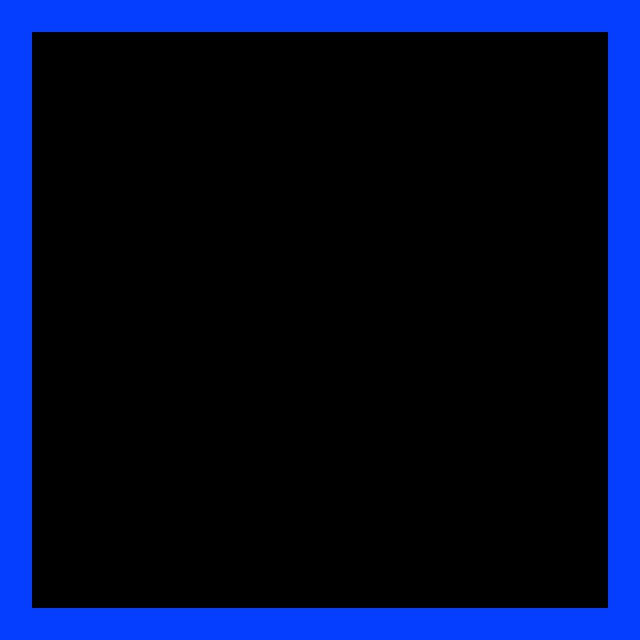

This is a level from a 2D game, rendered from its Tiled map with the project's own tilesets. A one-line summary and the complete map file follow:
An orthogonal 20x20 tile map with 32x32 px tiles, 1 tile layer (paredes).

<map version="1.5" tiledversion="1.7.2" orientation="orthogonal" renderorder="right-down" width="20" height="20" tilewidth="32" tileheight="32" infinite="0" nextlayerid="2" nextobjectid="1">
 <tileset firstgid="1" name="spritesheet_ball" tilewidth="32" tileheight="32" tilecount="8" columns="4">
  <image source="../sprites/spritesheet_ball.png" width="128" height="64" />
  <tile id="0">
   <properties>
    <property name="collision" type="bool" value="true" />
   </properties>
  </tile>
  <tile id="1">
   <properties>
    <property name="collision" type="bool" value="true" />
   </properties>
  </tile>
  <tile id="2">
   <properties>
    <property name="collision" type="bool" value="true" />
   </properties>
  </tile>
  <tile id="3">
   <properties>
    <property name="collision" type="bool" value="true" />
   </properties>
  </tile>
  <tile id="4">
   <properties>
    <property name="collision" type="bool" value="true" />
   </properties>
  </tile>
  <tile id="5">
   <properties>
    <property name="collision" type="bool" value="true" />
   </properties>
  </tile>
  <tile id="6">
   <properties>
    <property name="collision" type="bool" value="true" />
   </properties>
  </tile>
  <tile id="7">
   <properties>
    <property name="collision" type="bool" value="true" />
   </properties>
  </tile>
 </tileset>
 <layer id="1" name="paredes" width="20" height="20">
  <data encoding="csv">
6,6,6,6,6,6,6,6,6,6,6,6,6,6,6,6,6,6,6,6,
6,0,0,0,0,0,0,0,0,0,0,0,0,0,0,0,0,0,0,6,
6,0,0,0,0,0,0,0,0,0,0,0,0,0,0,0,0,0,0,6,
6,0,0,0,0,0,0,0,0,0,0,0,0,0,0,0,0,0,0,6,
6,0,0,0,0,0,0,0,0,0,0,0,0,0,0,0,0,0,0,6,
6,0,0,0,0,0,0,0,0,0,0,0,0,0,0,0,0,0,0,6,
6,0,0,0,0,0,0,0,0,0,0,0,0,0,0,0,0,0,0,6,
6,0,0,0,0,0,0,0,0,0,0,0,0,0,0,0,0,0,0,6,
6,0,0,0,0,0,0,0,0,0,0,0,0,0,0,0,0,0,0,6,
6,0,0,0,0,0,0,0,0,0,0,0,0,0,0,0,0,0,0,6,
6,0,0,0,0,0,0,0,0,0,0,0,0,0,0,0,0,0,0,6,
6,0,0,0,0,0,0,0,0,0,0,0,0,0,0,0,0,0,0,6,
6,0,0,0,0,0,0,0,0,0,0,0,0,0,0,0,0,0,0,6,
6,0,0,0,0,0,0,0,0,0,0,0,0,0,0,0,0,0,0,6,
6,0,0,0,0,0,0,0,0,0,0,0,0,0,0,0,0,0,0,6,
6,0,0,0,0,0,0,0,0,0,0,0,0,0,0,0,0,0,0,6,
6,0,0,0,0,0,0,0,0,0,0,0,0,0,0,0,0,0,0,6,
6,0,0,0,0,0,0,0,0,0,0,0,0,0,0,0,0,0,0,6,
6,0,0,0,0,0,0,0,0,0,0,0,0,0,0,0,0,0,0,6,
6,6,6,6,6,6,6,6,6,6,6,6,6,6,6,6,6,6,6,6
</data>
 </layer>
</map>
